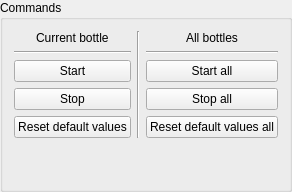
            <widget class="QGroupBox" name="gbCommands">
             <property name="title">
              <string>Commands</string>
             </property>
             <layout class="QGridLayout" name="gridLayout_13" rowstretch="1">
              <item row="0" column="0">
               <layout class="QGridLayout" name="glCommands">
                <item row="2" column="2">
                 <widget class="QPushButton" name="pbStartAll">
                  <property name="text">
                   <string>Start all</string>
                  </property>
                 </widget>
                </item>
                <item row="4" column="2">
                 <widget class="QPushButton" name="pbResetDefaultValuesAll">
                  <property name="text">
                   <string>Reset default values all</string>
                  </property>
                 </widget>
                </item>
                <item row="0" column="1" rowspan="5">
                 <widget class="Line" name="lineCommand2">
                  <property name="orientation">
                   <enum>Qt::Vertical</enum>
                  </property>
                 </widget>
                </item>
                <item row="6" column="2">
                 <spacer name="vsCommand1">
                  <property name="orientation">
                   <enum>Qt::Vertical</enum>
                  </property>
                  <property name="sizeHint" stdset="0">
                   <size>
                    <width>20</width>
                    <height>40</height>
                   </size>
                  </property>
                 </spacer>
                </item>
                <item row="4" column="0">
                 <widget class="QPushButton" name="pbResetDefaultValues">
                  <property name="text">
                   <string>Reset default values</string>
                  </property>
                 </widget>
                </item>
                <item row="2" column="0">
                 <widget class="QPushButton" name="pbStart">
                  <property name="text">
                   <string>Start</string>
                  </property>
                 </widget>
                </item>
                <item row="3" column="2">
                 <widget class="QPushButton" name="pbStopAll">
                  <property name="text">
                   <string>Stop all</string>
                  </property>
                 </widget>
                </item>
                <item row="3" column="0">
                 <widget class="QPushButton" name="pbStop">
                  <property name="text">
                   <string>Stop</string>
                  </property>
                 </widget>
                </item>
                <item row="0" column="2" alignment="Qt::AlignHCenter">
                 <widget class="QLabel" name="laAllBottles">
                  <property name="text">
                   <string>All bottles</string>
                  </property>
                 </widget>
                </item>
                <item row="0" column="0" alignment="Qt::AlignHCenter">
                 <widget class="QLabel" name="laCurrentBottle">
                  <property name="text">
                   <string>Current bottle</string>
                  </property>
                 </widget>
                </item>
                <item row="6" column="0">
                 <spacer name="vsCommand0">
                  <property name="orientation">
                   <enum>Qt::Vertical</enum>
                  </property>
                  <property name="sizeHint" stdset="0">
                   <size>
                    <width>20</width>
                    <height>40</height>
                   </size>
                  </property>
                 </spacer>
                </item>
                <item row="1" column="2">
                 <widget class="Line" name="lineCommand0">
                  <property name="orientation">
                   <enum>Qt::Horizontal</enum>
                  </property>
                 </widget>
                </item>
                <item row="1" column="0">
                 <widget class="Line" name="lineCommand3">
                  <property name="orientation">
                   <enum>Qt::Horizontal</enum>
                  </property>
                 </widget>
                </item>
               </layout>
              </item>
             </layout>
            </widget>
